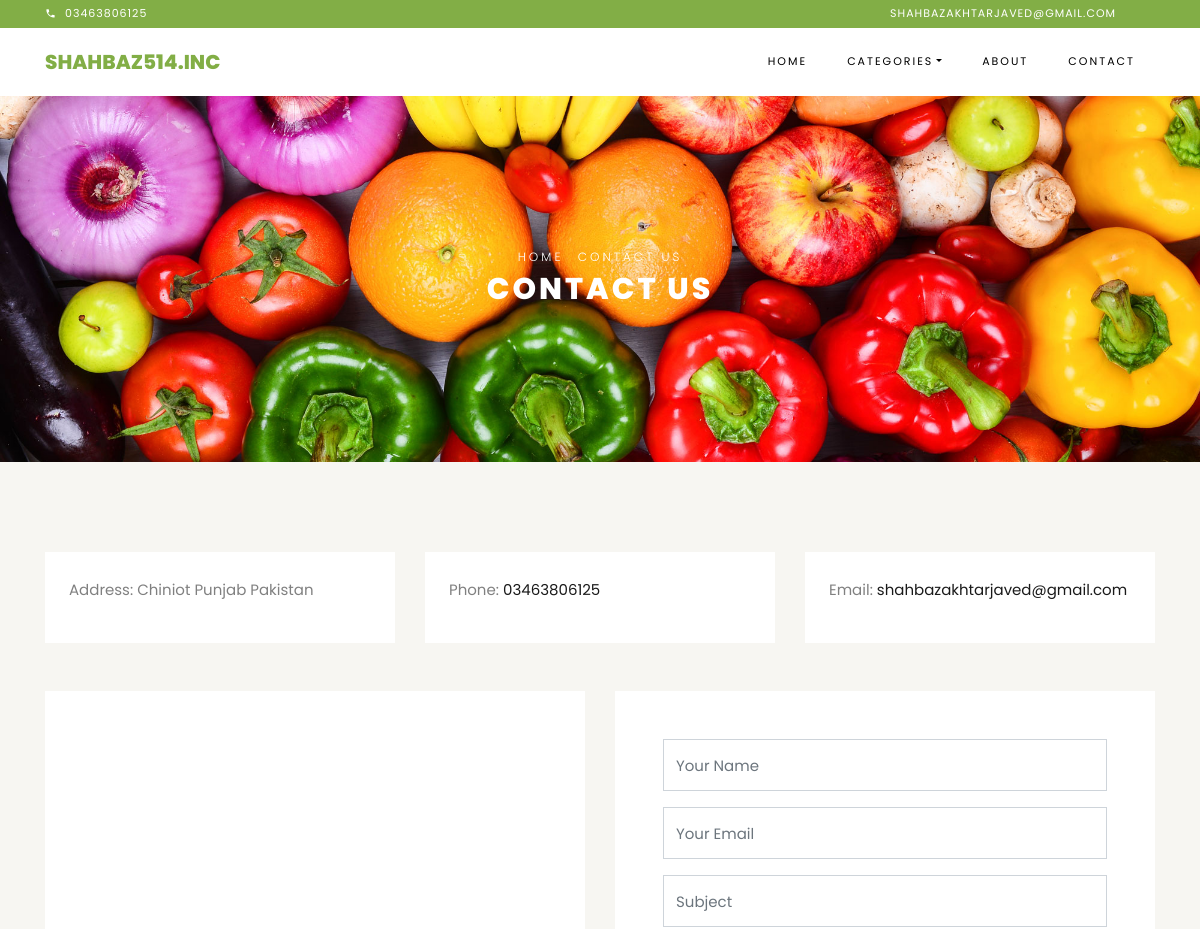
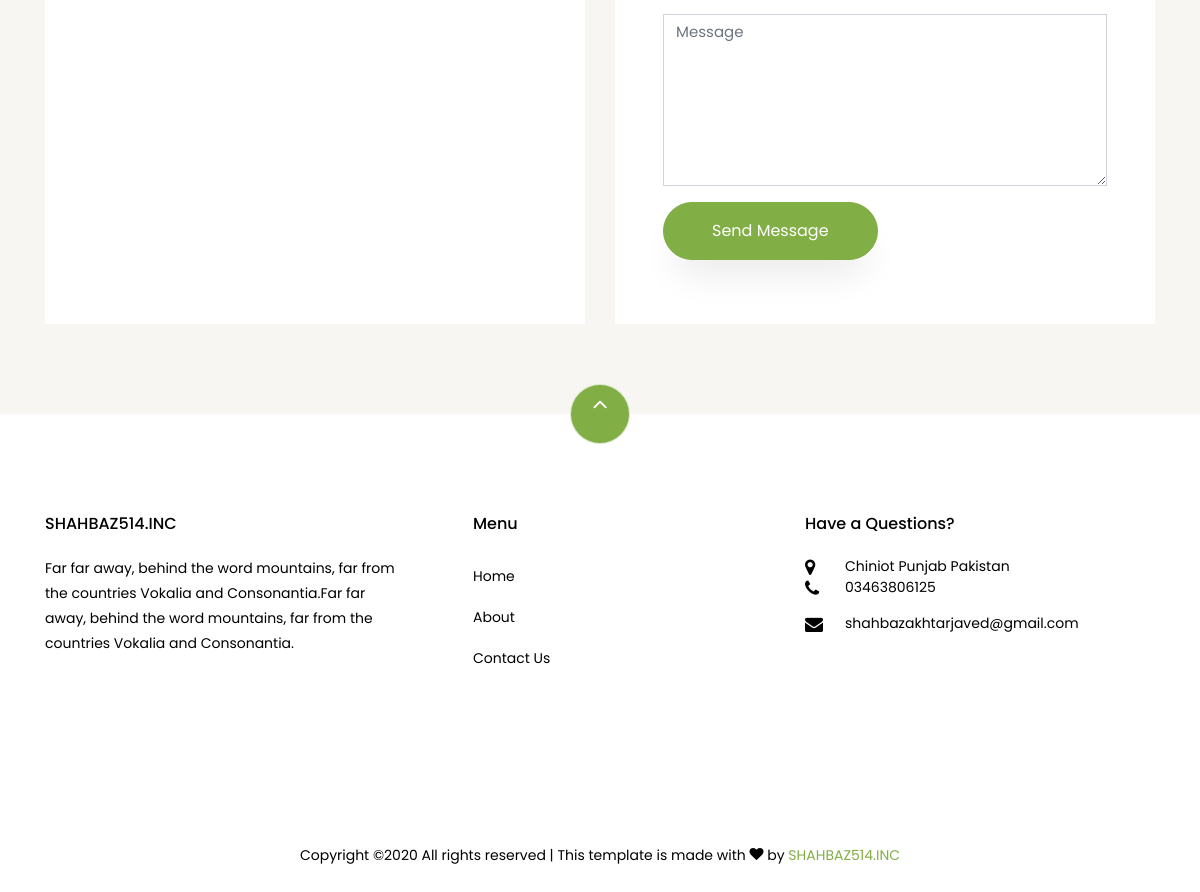
The page /contact.php on the database its author committed (2 pictures, top to bottom).
### tables this page shows
CREATE TABLE `site` (
  `id` int(11) NOT NULL,
  `name` text NOT NULL,
  `email` text NOT NULL,
  `phone` text NOT NULL,
  `bg_home` text NOT NULL,
  `site_desc` text NOT NULL,
  `address` text NOT NULL,
  `tw` text NOT NULL,
  `fb` text NOT NULL,
  `instagram` text NOT NULL,
  `footer_text` text NOT NULL,
  `date` timestamp NOT NULL DEFAULT CURRENT_TIMESTAMP ON UPDATE CURRENT_TIMESTAMP
);

### contact.php (the view, shortened to what this page needs)
<?php
  include 'db/db.php';
  $site_sql = "SELECT * FROM site WHERE id = '1'";
  $run_site = mysqli_query($db,$site_sql);
  $row_site = mysqli_fetch_array($run_site);
  include 'inc/header.php';
?>
    <div class="hero-wrap hero-bread" style="background-image: url('images/<?php echo $row_site['bg_home']; ?>');">
      <div class="container">
        <div class="row no-gutters slider-text align-items-center justify-content-center">
          <div class="col-md-9 ftco-animate text-center">
          	<p class="breadcrumbs"><span class="mr-2"><a href="index.html">Home</a></span> <span>Contact us</span></p>
            <h1 class="mb-0 bread">Contact us</h1>
          </div>
        </div>
      </div>
    </div>
    <section class="ftco-section contact-section bg-light">
      <div class="container">
      	<div class="row d-flex mb-5 contact-info">
          <div class="col-md-4 d-flex">
          	<div class="info bg-white p-4">
	            <p><span>Address:</span> <?php echo $row_site['address']; ?></p>
	          </div>
          </div>
          <div class="col-md-4 d-flex">
          	<div class="info bg-white p-4">
	            <p><span>Phone:</span> <a href="tel://<?php echo $row_site['phone']; ?>"><?php echo $row_site['phone']; ?></a></p>
	          </div>
          </div>
          <div class="col-md-4 d-flex">
          	<div class="info bg-white p-4">
	            <p><span>Email:</span> <a href="mailto:<?php echo $row_site['email']; ?>"><?php echo $row_site['email']; ?></a></p>
	          </div>
          </div>
        </div>
        <div class="row block-9">
          <div class="col-md-6 order-md-last d-flex">
            <form action="" method="post" enctype="multipart/form-data" class="bg-white p-5 contact-form">
              <div class="form-group">
                <input type="text" class="form-control" name="name" placeholder="Your Name">
              </div>
              <div class="form-group">
                <input type="email" class="form-control" name="email" placeholder="Your Email">
              </div>
              <div class="form-group">
                <input type="text" class="form-control" name="subject" placeholder="Subject">
              </div>
              <div class="form-group">
                <textarea name="message" id="" cols="30" rows="7" class="form-control" placeholder="Message"></textarea>
              </div>
              <div class="form-group">
                <input type="submit" value="Send Message" name="sendMsg" class="btn btn-primary py-3 px-5">
              </div>
            </form>
          </div>
          <div class="col-md-6 d-flex">
          	<div id="map" class="bg-white"></div>
          </div>
        </div>
      </div>
    </section>
<?php
  include 'inc/footer.php';
?>

### inc/header.php (shortened to what this page needs)
<!DOCTYPE html>
<html lang="en">
  <head>
    <link rel="stylesheet" href="css/open-iconic-bootstrap.min.css">
    <link rel="stylesheet" href="css/animate.css">
    <link rel="stylesheet" href="css/owl.carousel.min.css">
    <link rel="stylesheet" href="css/owl.theme.default.min.css">
    <link rel="stylesheet" href="css/magnific-popup.css">
    <link rel="stylesheet" href="css/aos.css">
    <link rel="stylesheet" href="css/ionicons.min.css">
    <link rel="stylesheet" href="css/bootstrap-datepicker.css">
    <link rel="stylesheet" href="css/jquery.timepicker.css">
    <link rel="stylesheet" href="css/flaticon.css">
    <link rel="stylesheet" href="css/icomoon.css">
    <link rel="stylesheet" href="css/style.css">
  </head>
  <body class="goto-here">
		<div class="py-1 bg-primary">
    	<div class="container">
    		<div class="row no-gutters d-flex align-items-start align-items-center px-md-0">
          <div class="col-lg-12 d-block">
            <div class="row d-flex">
              <div class="col-md pr-4 d-flex topper align-items-center">
                <div class="icon mr-2 d-flex justify-content-center align-items-center"><span class="icon-phone2"></span></div>
                <span class="text"><?php echo $row_site['phone']; ?></span>
              </div>
              <div class="col-md-5 pr-4 d-flex topper align-items-center text-lg-right">
                <span class="text"><?php echo $row_site['email']; ?></span>
              </div>
            </div>
          </div>
		    </div>
		  </div>
    </div>
    <nav class="navbar navbar-expand-lg navbar-dark ftco_navbar bg-dark ftco-navbar-light" id="ftco-navbar">
	    <div class="container">
	      <a class="navbar-brand" href="index.php"><?php echo $row_site['name']; ?></a>
	      <div class="collapse navbar-collapse" id="ftco-nav">
	        <ul class="navbar-nav ml-auto">
	          <li class="nav-item"><a href="index.php" class="nav-link">Home</a></li>
	          <li class="nav-item dropdown">
              <a class="nav-link dropdown-toggle" href="#" id="dropdown04" data-toggle="dropdown" aria-haspopup="true" aria-expanded="false">Categories</a>
            </li>
	          <li class="nav-item"><a href="about.php" class="nav-link">About</a></li>
	          <li class="nav-item"><a href="contact.php" class="nav-link">Contact</a></li>
	        </ul>
	      </div>
	    </div>
	  </nav>

### inc/footer.php (shortened to what this page needs)
        <footer class="ftco-footer ftco-section">
            <div class="container">
                <div class="row">
                    <div class="mouse">
                        <a href="#" class="mouse-icon">
                            <div class="mouse-wheel"><span class="ion-ios-arrow-up"></span></div>
                        </a>
                    </div>
                </div>
                <div class="row mb-5">
                    <div class="col-md">
                        <div class="ftco-footer-widget mb-4">
                            <h2 class="ftco-heading-2"><?php echo $row_site['name']; ?></h2>
                            <p><?php echo $row_site['site_desc']; ?></p>
                            <ul class="ftco-footer-social list-unstyled float-md-left float-lft mt-5">
                            </ul>
                        </div>
                    </div>
                    <div class="col-md">
                        <div class="ftco-footer-widget mb-4 ml-md-5">
                            <h2 class="ftco-heading-2">Menu</h2>
                            <ul class="list-unstyled">
                                <li><a href="#" class="py-2 d-block">Home</a></li>
                                <li><a href="#" class="py-2 d-block">About</a></li>
                                <li><a href="#" class="py-2 d-block">Contact Us</a></li>
                            </ul>
                        </div>
                    </div>
                    <div class="col-md">
                        <div class="ftco-footer-widget mb-4">
                            <h2 class="ftco-heading-2">Have a Questions?</h2>
                            <div class="block-23 mb-3">
                                <ul>
                                    <li><span class="icon icon-map-marker"></span><span class="text"><?php echo $row_site['address']; ?></span></li>
                                    <li><a href=""><span class="icon icon-phone"></span><span class="text"><?php echo $row_site['phone']; ?></span></a></li>
                                    <li><a href=""><span class="icon icon-envelope"></span><span class="text"><?php echo $row_site['email']; ?></span></a></li>
                                </ul>
                            </div>
                        </div>
                    </div>
                </div>
                <div class="row">
                    <div class="col-md-12 text-center">
                        <p>
                            Copyright &copy;<script>document.write(new Date().getFullYear());</script> All rights reserved | This template is made with <i class="icon-heart color-danger" aria-hidden="true"></i> by <a href="https://www.youtube.com/channel/UCLboMbLOWc8P2gxg6YuhQdg/" target="_blank"><?php echo $row_site['footer_text']; ?></a>
                        </p>
                    </div>
                </div>
            </div>
        </footer>
  </body>
</html>

### css/icomoon.css (style rules this page uses)
[class^="icon-"], [class*=" icon-"] { font-family: 'icomoon' !important; speak: none; font-style: normal; font-weight: normal; font-variant: normal; text-transform: none; line-height: 1; -webkit-font-smoothing: antialiased; -moz-osx-font-smoothing: grayscale; }
.icon-heart:before { content: "\f004"; }
.icon-map-marker:before { content: "\f041"; }
.icon-phone:before { content: "\f095"; }
.icon-envelope:before { content: "\f0e0"; }
.icon-phone2:before { content: "\e0cd"; }

### rows shown on the page
site: phone "03463806125", email "SHAHBAZAKHTARJAVED@GMAIL.COM", name "SHAHBAZ514.INC", bg_home (picture), address "Chiniot Punjab Pakistan", email "shahbazakhtarjaved@gmail.com", site_desc "Far far away, behind the word mountains, far from the countries Vokalia and Consonantia.Far far away, behind the word mountains, far from the countries Vokalia and Consonantia.", footer_text "SHAHBAZ514.INC"
